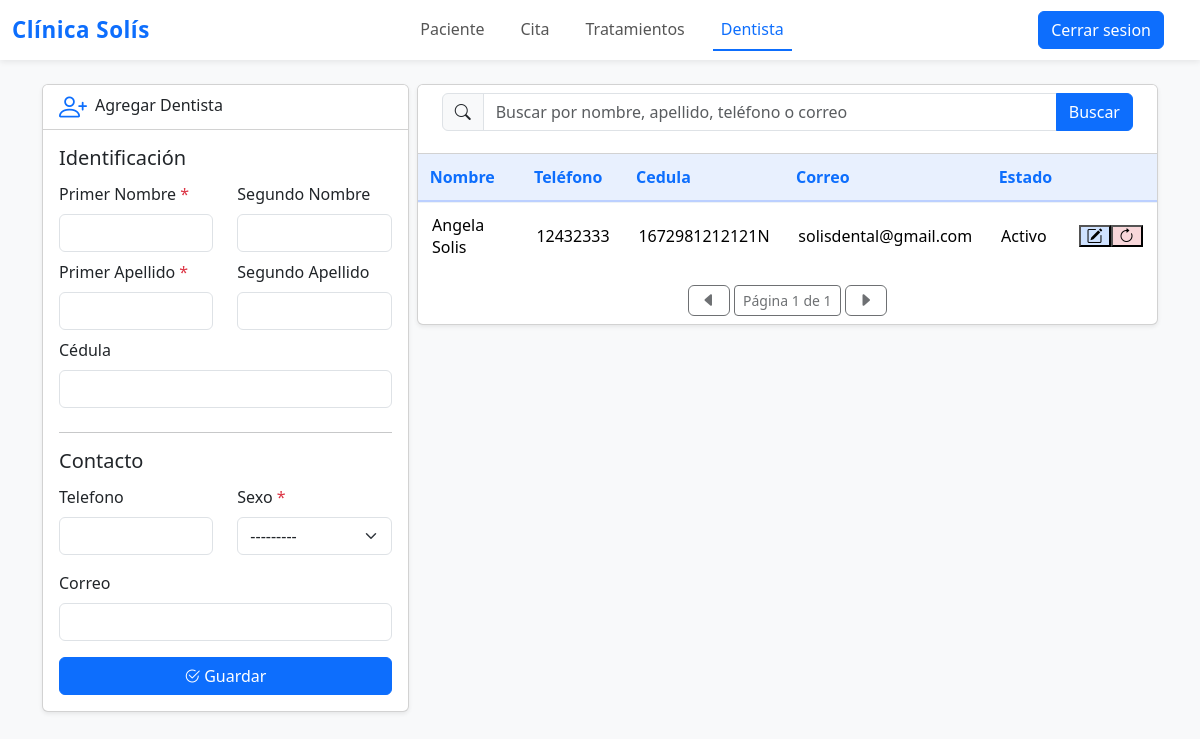
Page /dentista/ (signed in) on the committed database.
### dentista/models.py (models this page shows, shortened)
class Dentista(models.Model):
    nb1 = models.CharField(max_length=30)
    nb2 = models.CharField(max_length=30, blank=True, null=True)
    ap1 = models.CharField(max_length=30)
    ap2 = models.CharField(max_length=30, blank=True, null=True)
    telefono = models.CharField(max_length=20, blank=True, null=True)
    correo = models.EmailField(blank=True, null=True)
    sexo=models.CharField(max_length=10, choices=[('M','Masculino'),('F','Femenino')])
    fecha_registro = models.DateTimeField(auto_now_add=True)
    cedula = models.CharField(max_length=16, unique=True, default='')
    estado=models.BooleanField(default=True)

### dentista/views.py (the view, shortened to what this page needs)
# urls.py: path('dentista/', include('dentista.urls')),
@login_required
def dentista(request):
    if request.method == 'POST':
        accion = request.POST.get('accion')
        dentista_id = request.POST.get('dentista_id')
        if accion == 'guardar':
            form = FormDentista(request.POST)
            if form.is_valid():
                form.save()
                messages.success(request, "Dentista registrado correctamente.")
            else:
                for field, errors in form.errors.items():
                    for error in errors:
                        if field == '__all__':
                            messages.error(request, error)
                        else:
                            messages.error(request, f"{error}")
        elif accion == 'editar':
            dentista_obj = get_object_or_404(Dentista, id=dentista_id)
            form = FormDentista(request.POST, instance=dentista_obj)
            if form.is_valid():
                form.save()
                messages.success(request, "Datos del dentista actualizados.")
            else:
                for field, errors in form.errors.items():
                    for error in errors:
                        if field == '__all__':
                            messages.error(request, error)
                        else:
                            messages.error(request, f"{error}")
        elif accion == 'cambiar_estado':
            dentista = get_object_or_404(Dentista, id=dentista_id)
            dentista.estado = not dentista.estado
            dentista.save()
            if dentista.estado:
                messages.success(request, f"Dentista {dentista.nb1} {dentista.ap1} activado.")
            else:
                messages.warning(request, f"Dentista {dentista.nb1} {dentista.ap1} desactivado.")
        return redirect('dentista')
    else:
        form = FormDentista()
        q = request.GET.get('q', '').strip()
        dentistas = Dentista.objects.all().order_by('-id')
        paginator = Paginator(dentistas, 10)
        page_number = request.GET.get('page')
        page_obj = paginator.get_page(page_number)
        return render(request, 'dentista.html', {
            'form': form,
            'page_obj': page_obj,
            'q': q
        })

### dentista/templates/dentista.html (shortened to what this page needs)
{% extends 'base.html' %}
{% block content %}
<div class="row g-2">
    <div class="col-12 col-lg-4">
        <form action method="POST">
            <div class="card shadow-sm">
                <div class="card-header card-header-slim bg-white d-flex">
                    <i class="bi bi-person-plus fs-3 me-2 text-primary"></i>
                    <div class="section-title">Agregar Dentista</div>
                </div>
                <div class="card-body">
                    <h6 class="pb-1 fs-5">Identificación</h6>
                    <div class="row">
                        <div class="col-6">
                            <div class="mb-2">
                                <label for="{{ form.nb1.id_for_label }}"
                                    class="form-label">Primer Nombre
                                    {% if form.nb1.field.required %}<span
                                        class="text-danger">*</span>
                                    {% endif %}</label>
                                {{ form.nb1 }}
                            </div>
                        </div>
                        <div class="col-6">
                            <div class="mb-2">
                                <label for="{{ form.nb2.id_for_label }}"
                                    class="form-label">Segundo
                                    Nombre</label>
                                {{ form.nb2 }}
                            </div>
                        </div>
                    </div>
                    <div class="row">
                        <div class="col-6">
                            <div class="mb-2">
                                <label for="{{ form.ap1.id_for_label }}"
                                    class="form-label">Primer Apellido
                                    {% if form.ap1.field.required %}<span
                                        class="text-danger">*</span>
                                    {% endif %}</label>
                                {{ form.ap1 }}
                            </div>
                        </div>
                        <div class="col-6">
                            <div class="mb-2">
                                <label for="{{ form.ap2.id_for_label }}"
                                    class="form-label">Segundo
                                    Apellido</label>
                                {{ form.ap2 }}
                            </div>
                        </div>
                        <div class="col-12">
                            <div class="mb-2">
                                <label for="{{ form.cedula.id_for_label}}"
                                    class="form-label">Cédula</label>
                                {{ form.cedula }}
                            </div>
                        </div>
                    </div>
                    <hr>
                    <h6 class="pb-1 fs-5">Contacto</h6>
                    <div class="row">
                        <div class="col-6">
                            <div class="mb-2">
                                <label
                                    for="{{ form.telefono.id_for_label }}"
                                    class="form-label">Telefono
                                </label>
                                {{ form.telefono }}
                            </div>
                        </div>
                        <div class="col-6">
                            <div class="mb-3">
                                <label for="{{ form.sexo.id_for_label }}"
                                    class="form-label">
                                    {{ form.sexo.label }}
                                    {% if form.sexo.field.required %}
                                    <span class="text-danger">*</span>
                                    {% endif %}
                                </label>
                                {{ form.sexo }}
                            </div>
                        </div>
                    </div>
                    <div class="mb-2">
                        <label for="{{ form.correo.id_for_label }}"
                            class="form-label">Correo
                        </label>
                        {{ form.correo }}
                    </div>
                    <div class="d-grid mt-3">
                        <button class="btn btn-primary btn" name="accion" value="guardar"><i
                                class="bi bi-check2-circle me-1"></i>Guardar</button>
                    </div>
                </div>
            </div>
        </div>
    <div class="col-12 col-lg-8">
        <div class="card shadow-sm">
            <div
                class="card-header card-header-slim bg-white d-flex align-items-center justify-content-between py-2">
                <form method="get" class="flex-grow-1 mx-2 small" role="search">
                    <div class="input-group">
                        <span class="input-group-text">
                            <i class="bi bi-search"></i>
                        </span>
                        <input
                            type="text"
                            class="form-control"
                            name="q"
                            placeholder="Buscar por nombre, apellido, teléfono o correo"
                            value="{{ q }}">
                        <button class="btn btn-primary"
                            type="submit">Buscar</button>
                    </div>
                </form>
            </div>
            <div class="card-body p-0">
                <div class="table-responsive">
                    <table
                        class="table table-hover mb-0 align-middle custom-table">
                        <thead class="table-light">
                            <tr>
                                <th>Nombre</th>
                                <th>Teléfono</th>
                                <th>Cedula</th>
                                <th>Correo</th>
                                <th>Estado</th>
                                <th></th>
                            </tr>
                        </thead>
                        <tbody>
                            {% for c in page_obj %}
                            <tr>
                                <td>
                                    {{ c.nb1 }}
                                    {{ c.ap1 }}
                                </td>
                                <td>{% if c.telefono %}{{ c.telefono }}{% else %}—{% endif %}</td>
                                <td>
                                    {% if c.cedula and c.cedula != "None" and c.cedula != "" %}
                                            {{ c.cedula }}
                                        {% else %}
                                            —
                                        {% endif %}
                                </td>
                                <td>{% if c.correo %}{{ c.correo }}{% else %}—{% endif %}</td>
                                <td>{% if c.estado %}Activo{% else %}Inactivo{% endif %}</td>
                                <td>
                                    <div class="btn-group">
                                        <button class="bg-primary-subtle"
                                        type="button"
                                        title="Editar"
                                        data-bs-toggle="modal"
                                        data-bs-target="#editarModal{{ c.id }}">
                                        <i class="bi bi-pencil-square"></i></button>
                                        <button class="bg-danger-subtle"
                                        type="button"
                                        title="Eliminar"
                                        data-bs-toggle="modal"
                                        data-bs-target="#cambiar_estadoModal{{ c.id }}">
                                        <i class="bi bi-arrow-clockwise"></i>
                                        </button>
                                    </div>
                                </td>
                            </tr>
                            {% endfor %}
                        </tbody>
                    </table>
                </div>
                <div class="pagination justify-content-center mt-3 m-2">
                    {% if page_obj.has_previous %}
                        <a class="btn btn-outline-primary bi bi-caret-left-fill me-1" href="?page={{ page_obj.previous_page_number }}&q={{ q }}"></a>
                    {% elif not page_obj.has_previous %}
                        <span class="btn bi bi-caret-left-fill disabled me-1"></span>
                    {% endif %}
                    <span class="btn btn-sm disabled align-items-end">Página {{ page_obj.number }} de {{ page_obj.paginator.num_pages }}</span>
                    {% if page_obj.has_next %}
                        <a class="btn btn-outline-primary bi bi-caret-right-fill ms-1" href="?page={{ page_obj.next_page_number }}&q={{ q }}"></a>
                    {% elif not page_obj.has_next %}
                        <span class="btn bi bi-caret-right-fill disabled ms-1"></span>
                    {% endif %}
                </div>
            </div>
        </div>
    </div>
{% endblock %}

### static/css/cliente.css (style rules this page uses)
.custom-table { border-collapse: separate; border-spacing: 0; width: 100%; }
.custom-table thead th { background-color: #e8f0fe; color: #0d6efd; font-weight: 600; border-bottom: 2px solid #bcd0ff; padding: 0.75rem; }
.custom-table tbody td { padding: 0.7rem 0.9rem; border-top: 1px solid #edf2f7; }
.custom-table tbody tr:last-child td { border-bottom: none; }
.custom-table td:first-child, .custom-table th:first-child { border-left: none; }

### rows in the picture
Dentista: nb1 "Angela", ap1 "Solis", telefono "12432333", cedula "1672981212121N", correo "solisdental@gmail.com", estado "Activo"

### other values in the picture
{{ page_obj.number }} "1"
{{ page_obj.paginator.num_pages }} "1"
